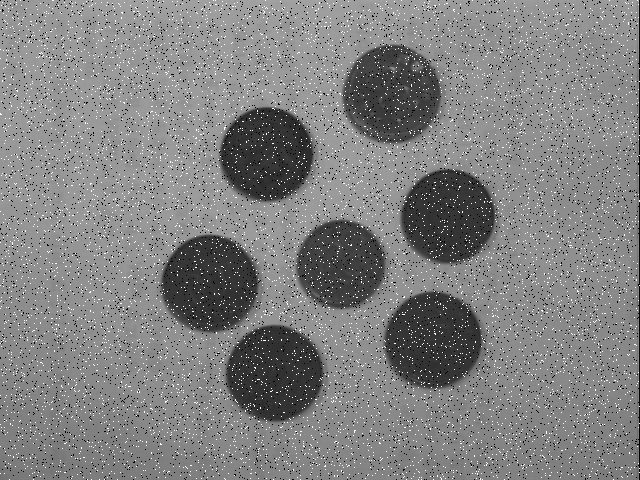
#> input picture Vision/images/coin1-spnoise3.bmp, 640 x 480 px, found by its file name
$ python Smoothing.py
#> lines starting #> are read from the running program, lines starting #| are printed output that depends on the picture
# #-*- coding:utf-8 -*-
import cv2
import numpy as np
import matplotlib.pyplot as plt


FILENAME = 'coin1-spnoise3.bmp'
img = cv2.imread(FILENAME , cv2.IMREAD_COLOR)
#> img is the input picture: shape (480, 640, 3); min 0, max 255, mean 128.9

# pyplot를 사용하기 위해서 BGR을 RGB로 변환.
b,g,r = cv2.split(img)
img = cv2.merge([r,g,b])

# 일반 Blur
blur_img = cv2.blur(img,(7,7))
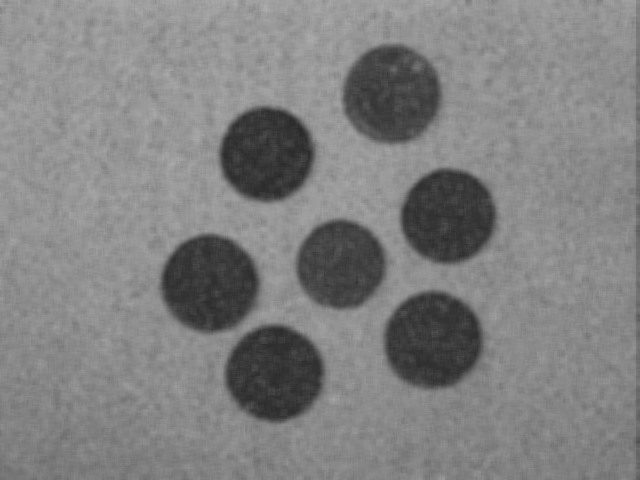
#> blur_img: shape (480, 640, 3); min 41, max 174, mean 128.9

# GaussianBlur
gaussian_blur_img = cv2.GaussianBlur(img,(5,5),0) #cv2.GaussianBlur(img, ksize, sigmaX)
gaussian2_blur_img = cv2.GaussianBlur(gaussian_blur_img,(5,5),0)

# Median Blur
median_blur_img = cv2.medianBlur(img,9)

# Bilateral Filtering
bilateral_img = cv2.bilateralFilter(img,9,75,75)


images = [img,blur_img,gaussian_blur_img,gaussian2_blur_img,median_blur_img,bilateral_img]
titles=['Original','Blur(7X7)','Gaussian Filter(5X5)','Gaussian Filter (5X5) X2','Median Filter','Bilateral Filter']

for i in range(6):
    plt.subplot(3,2,i+1),plt.imshow(images[i]),plt.title(titles[i])
    plt.xticks([]),plt.yticks([])

plt.show()


# [40 lines of commented-out code are left out]

$ run again, with Vision/images/coin1-spnoise10.bmp copied over Vision/images/coin1-spnoise3.bmp
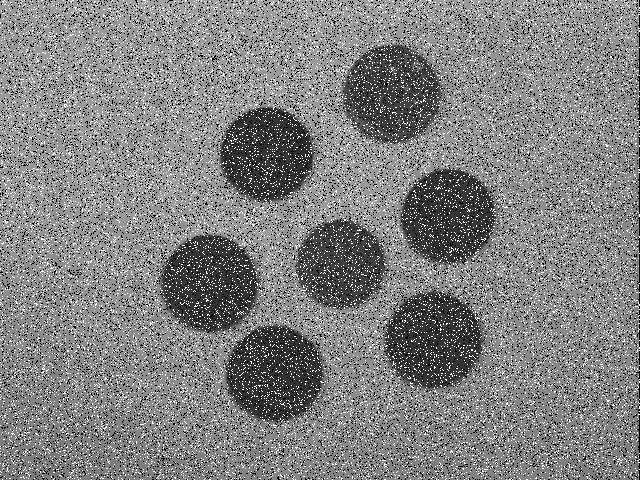
#> input picture Vision/images/coin1-spnoise10.bmp, 640 x 480 px, found by its file name
#> img is the input picture: shape (480, 640, 3); min 0, max 255, mean 128.6
#> `gaussian_blur_img = cv2.GaussianBlur(img,(5,5),0)`:
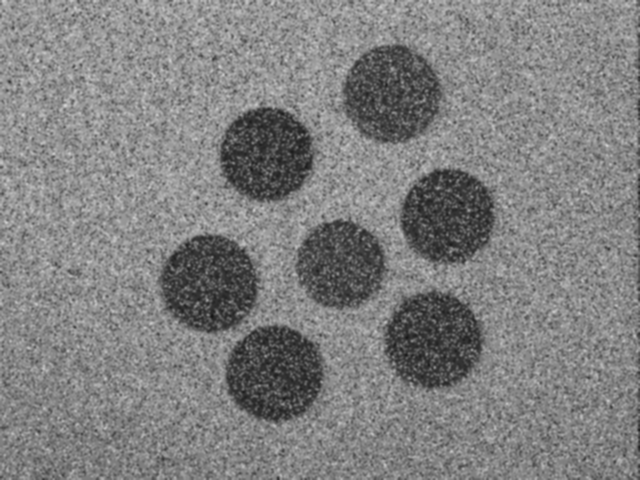
#> gaussian_blur_img: shape (480, 640, 3); min 22, max 212, mean 128.6
#> `median_blur_img = cv2.medianBlur(img,9)`:
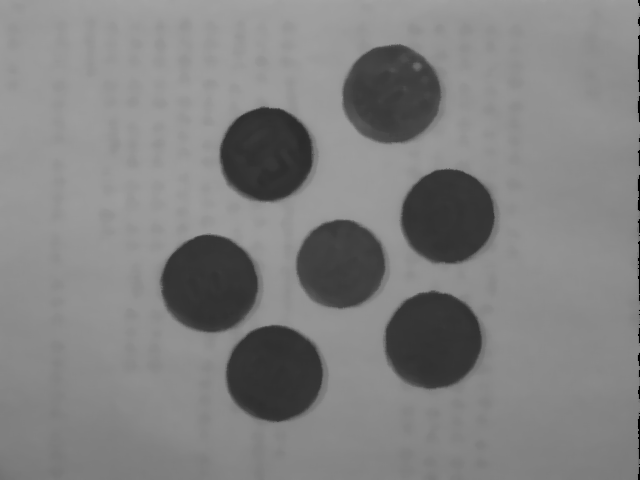
#> median_blur_img: shape (480, 640, 3); min 0, max 163, mean 129
